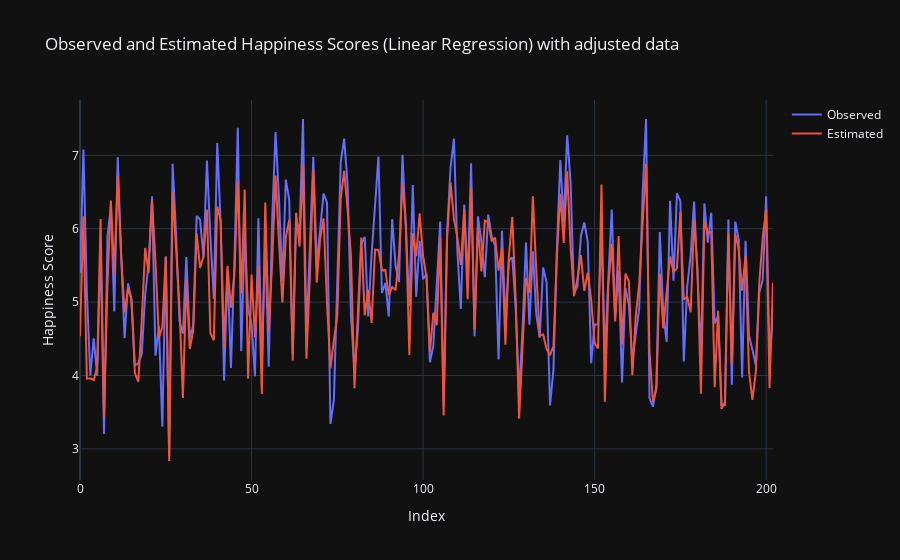

Notebook code for this chart:
### Markdown cell above
0.815 of R2 is a considerable result; let us observe with the adjusted values.

Ajusted dataframe:

### Code cell
linear_regression_test = Test_Model(ajusted_dataframe[['economy_per_capita', 'family', 'life_expectancy', 'freedom', 'happiness_score']], LinearRegression(), 101)
print(linear_regression_test.metrics())
print(linear_regression_test.get_shapes())
graph_to_predict(linear_regression_test.get_test_data().reset_index(), 'Observed and Estimated Happiness Scores (Linear Regression) with adjusted data')

### Figure 1 — Plotly figure (JSON) as saved in the notebook; plotly's stock layout.template omitted (floating-point values rounded to 4 significant figures; data arrays with more than 128 entries replaced by an {"elided": "..."} marker saying what was removed)
{"data": [{"mode": "lines", "name": "Observed", "type": "scatter", "x": {"elided": "203 int values"}, "y": {"elided": "203 float values"}}, {"mode": "lines", "name": "Estimated", "type": "scatter", "x": {"elided": "203 int values"}, "y": {"elided": "203 float values"}}], "layout": {"title": {"text": "Observed and Estimated Happiness Scores (Linear Regression) with adjusted data"}, "xaxis": {"title": {"text": "Index"}}, "yaxis": {"title": {"text": "Happiness Score"}}}}
